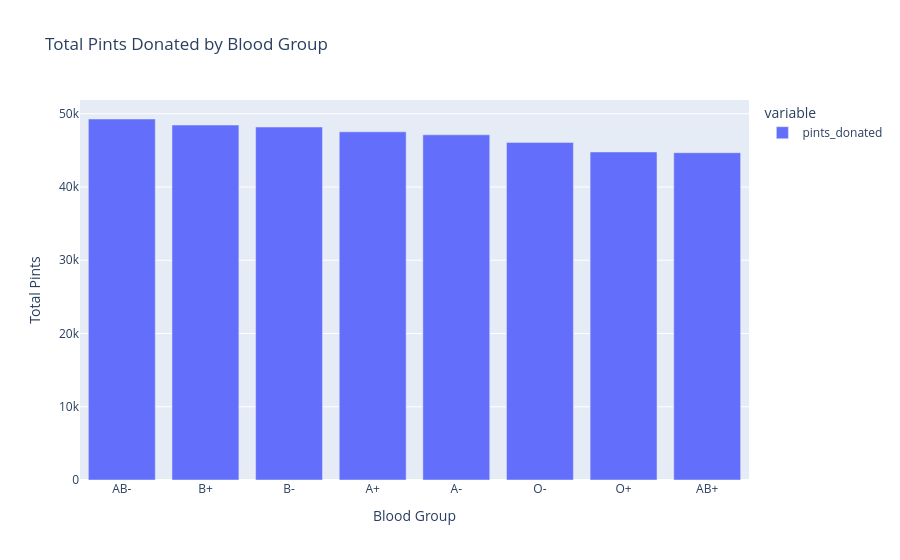

Notebook cell for this chart:
### Code cell
# Donation Analysis
plt.figure(figsize=(12, 5))

plt.subplot(1, 2, 1)
sns.scatterplot(data=df, x='months_since_first_donation', y='number_of_donation', hue='blood_group')
plt.title('Months Since First Donation vs Number of Donations')
plt.xlabel('Months Since First Donation')
plt.ylabel('Number of Donations')

plt.subplot(1, 2, 2)
sns.scatterplot(data=df, x='number_of_donation', y='pints_donated', hue='availability')
plt.title('Number of Donations vs Pints Donated')
plt.xlabel('Number of Donations')
plt.ylabel('Pints Donated')

plt.tight_layout()
plt.show()

# Total Pints by Blood Group
total_pints = df.groupby('blood_group')['pints_donated'].sum().sort_values(ascending=False)
fig = px.bar(total_pints, title='Total Pints Donated by Blood Group',
             labels={'value': 'Total Pints', 'blood_group': 'Blood Group'})
fig.show()

### Figure 1 — Plotly figure (JSON) as saved in the notebook; plotly's stock layout.template omitted (floating-point values rounded to 4 significant figures)
{"data": [{"hovertemplate": "variable=pints_donated<br>Blood Group=%{x}<br>Total Pints=%{y}<extra></extra>", "legendgroup": "pints_donated", "marker": {"color": "#636efa", "pattern": {"shape": ""}}, "name": "pints_donated", "orientation": "v", "showlegend": true, "textposition": "auto", "type": "bar", "x": ["AB-", "B+", "B-", "A+", "A-", "O-", "O+", "AB+"], "xaxis": "x", "y": [49283, 48459, 48182, 47534, 47125, 46090, 44784, 44683], "yaxis": "y"}], "layout": {"barmode": "relative", "legend": {"title": {"text": "variable"}, "tracegroupgap": 0}, "title": {"text": "Total Pints Donated by Blood Group"}, "xaxis": {"anchor": "y", "domain": [0, 1], "title": {"text": "Blood Group"}}, "yaxis": {"anchor": "x", "domain": [0, 1], "title": {"text": "Total Pints"}}}}
